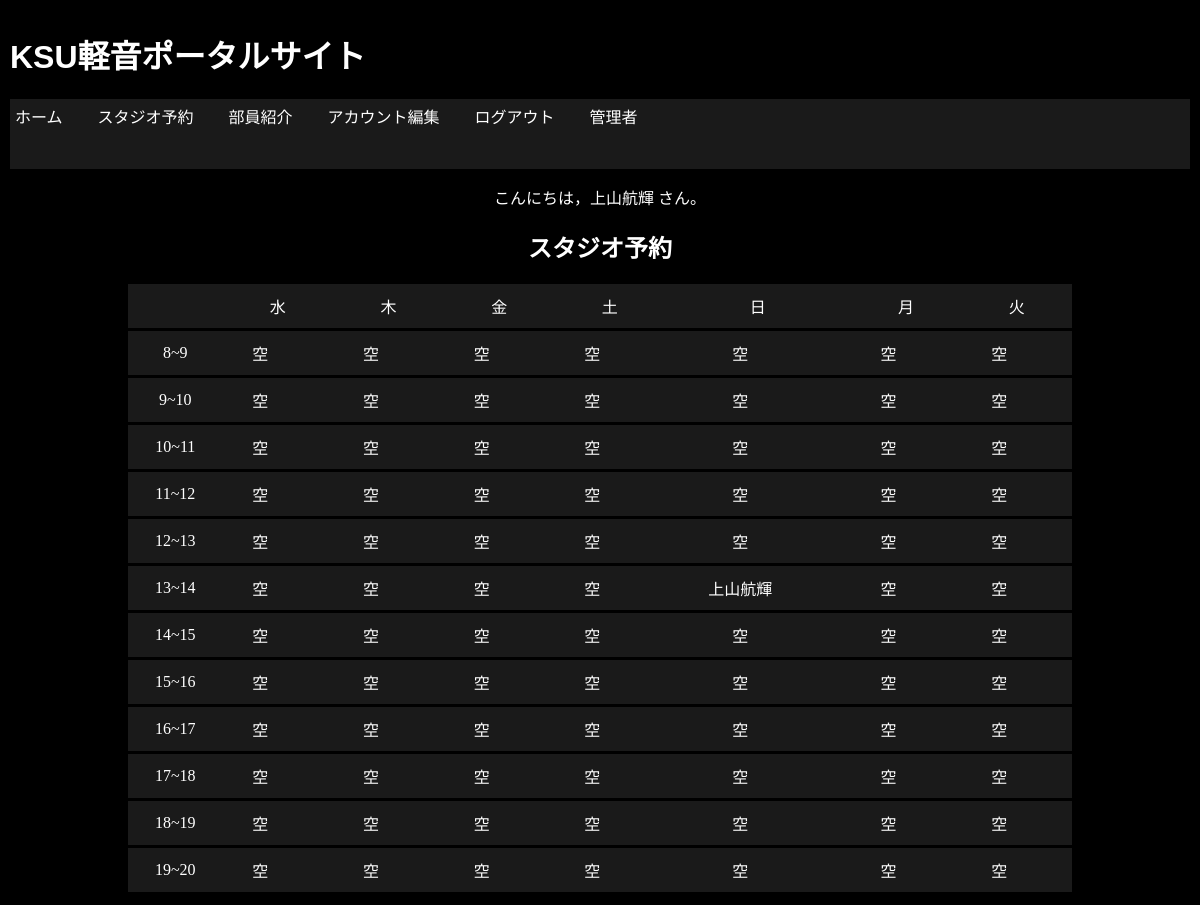
/reserve/index.php (signed in), run on the app's committed database.
### tables this page shows
CREATE TABLE reserves (
    time TEXT,
    wednesday TEXT DEFAULT '空',
    thursday TEXT DEFAULT '空',
    friday TEXT DEFAULT '空',
    saturday TEXT DEFAULT '空',
    sunday TEXT DEFAULT '空',
    monday TEXT DEFAULT '空',
    tuesday TEXT DEFAULT '空'
);

### reserve/index.php (the view, shortened to what this page needs)
<?php
$db = new SQLite3('../keionportal.db');
$result = $db->query('SELECT * FROM reserves');
?>
<?php
require('../frames/header.php');
?>
<html>
<body>
    <h2>スタジオ予約</h2>
    <table>
        <tr>
            <td></td>
            <td>水</td>
            <td>木</td>
            <td>金</td>
            <td>土</td>
            <td>日</td>
            <td>月</td>
            <td>火</td>
        </tr>
        <?php
        while ($row = $result->fetchArray(SQLITE3_ASSOC)) {
            echo "<tr>";
            echo '<td>' . $row['time'] . "</td>";
            echo "<td>" . '<a href="./confirm.php?date=wednesday&time=' . $row['time'] . '">' . $row['wednesday'] . "</a></td>";
            echo "<td>" . '<a href="./confirm.php?date=thursday&time=' . $row['time'] . '">' . $row['thursday'] . "</a></td>";
            echo "<td>" . '<a href="./confirm.php?date=friday&time=' . $row['time'] . '">' . $row['friday'] . "</a></td>";
            echo "<td>" . '<a href="./confirm.php?date=saturday&time=' . $row['time'] . '">' . $row['saturday'] . "</a></td>";
            echo "<td>" . '<a href="./confirm.php?date=sunday&time=' . $row['time'] . '">' . $row['sunday'] . "</a></td>";
            echo "<td>" . '<a href="./confirm.php?date=monday&time=' . $row['time'] . '">' . $row['monday'] . "</a></td>";
            echo "<td>" . '<a href="./confirm.php?date=tuesday&time=' . $row['time'] . '">' . $row['tuesday'] . "</a></td>";
            echo "</tr>";
        }
        ?>
    </table>
</body>
</html>

### style.css (style rules this page uses)
body { background-color: #000000; margin: 0; color: white; font-family:'ＭＳ 明朝'; padding-bottom: 30px; padding: 10px; padding-right: 10px; text-align: center; }
a { display: block; text-decoration: none; color: white; margin-right: 35px; }
h2 { text-align: center; font-weight: bold; font-family: sans-serif; }
table { margin: auto; background-color: rgb(26, 26, 26); color:white; width: 80%; border-collapse: collapse; border:0; }
td { text-align: center; border:0; border-bottom:3px solid black; padding:10px; }

### data on the page
reserves: time "8~9", wednesday "空", thursday "空", friday "空", saturday "空", sunday "空", monday "空", tuesday "空"
reserves: time "9~10", wednesday "空", thursday "空", friday "空", saturday "空", sunday "空", monday "空", tuesday "空"
reserves: time "10~11", wednesday "空", thursday "空", friday "空", saturday "空", sunday "空", monday "空", tuesday "空"
reserves: time "11~12", wednesday "空", thursday "空", friday "空", saturday "空", sunday "空", monday "空", tuesday "空"
reserves: time "12~13", wednesday "空", thursday "空", friday "空", saturday "空", sunday "空", monday "空", tuesday "空"
reserves: time "13~14", wednesday "空", thursday "空", friday "空", saturday "空", sunday "上山航輝", monday "空", tuesday "空"
reserves: time "14~15", wednesday "空", thursday "空", friday "空", saturday "空", sunday "空", monday "空", tuesday "空"
reserves: time "15~16", wednesday "空", thursday "空", friday "空", saturday "空", sunday "空", monday "空", tuesday "空"
reserves: time "16~17", wednesday "空", thursday "空", friday "空", saturday "空", sunday "空", monday "空", tuesday "空"
reserves: time "17~18", wednesday "空", thursday "空", friday "空", saturday "空", sunday "空", monday "空", tuesday "空"
reserves: time "18~19", wednesday "空", thursday "空", friday "空", saturday "空", sunday "空", monday "空", tuesday "空"
reserves: time "19~20", wednesday "空", thursday "空", friday "空", saturday "空", sunday "空", monday "空", tuesday "空"

### other printed values
$message "こんにちは，上山航輝 さん。"
